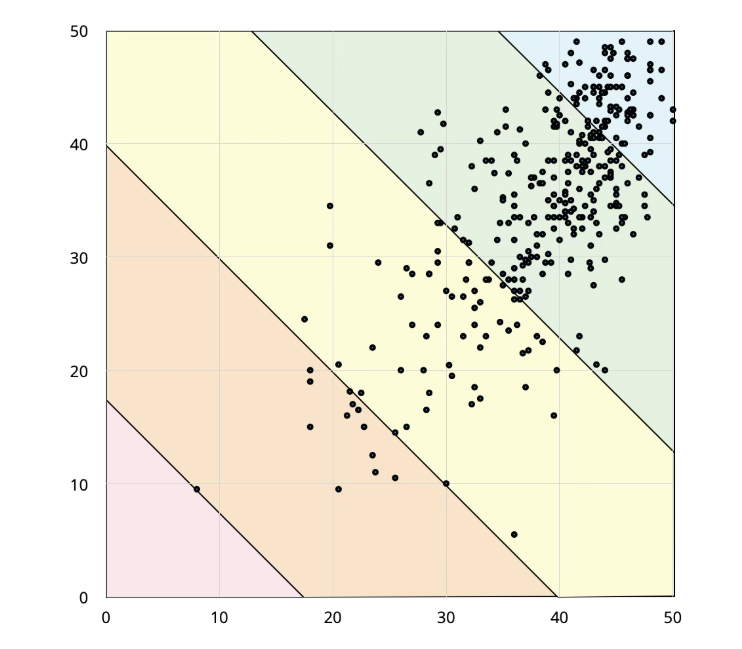
#> input picture image.png, 742 x 649 px
$ python -i detector.py   (imports and definitions only)
#> lines starting #> are read from the running program, lines starting #| are printed output that depends on the picture; after the words box and inside, x2 and y2 are one past the last pixel; in counts of white or black regions, pixels touching at a corner belong together
import cv2
import numpy as np
from typing import List, Tuple, Optional


def detect_points(
    image_path: str,
    min_area: int = 5,
    max_area: int = 600,
    min_circularity: float = 0.3,
    threshold_value: int = 80,
    plot_bounds: Optional[Tuple[int, int, int, int]] = None
) -> List[Tuple[int, int]]:
    """
    Detect scatter points in an image.

    Args:
        image_path: Path to the image file
        min_area: Minimum contour area to consider
        max_area: Maximum contour area to consider
        min_circularity: Minimum circularity (0-1) to filter non-circular shapes
        threshold_value: Binary threshold value for point detection
        plot_bounds: Optional (x_min, y_min, x_max, y_max) to restrict detection area

    Returns:
        List of (pixel_x, pixel_y) tuples for each detected point.
    """
#> called with image_path = '../../image.png', min_area = 5, max_area = 600, min_circularity = 0.3, threshold_value = 80
    # Load image and convert to grayscale
    image = cv2.imread(image_path)
#> image is the input picture: shape (649, 742, 3); mean B, G, R 223.1, 238.3, 240.7
    if image is None:
        raise ValueError(f"Could not load image: {image_path}")

    gray = cv2.cvtColor(image, cv2.COLOR_BGR2GRAY)
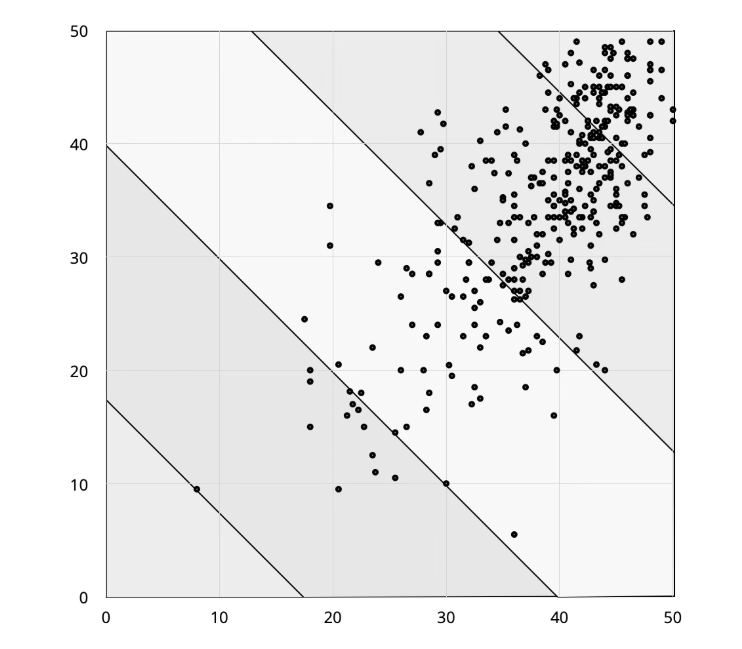
#> gray: shape (649, 742); min 0, max 255, mean 237.2

    # Apply Gaussian blur to reduce noise
    blurred = cv2.GaussianBlur(gray, (5, 5), 0)

    # Apply binary threshold to isolate dark points
    # Using THRESH_BINARY_INV to make dark points white
    _, thresh = cv2.threshold(blurred, threshold_value, 255, cv2.THRESH_BINARY_INV)
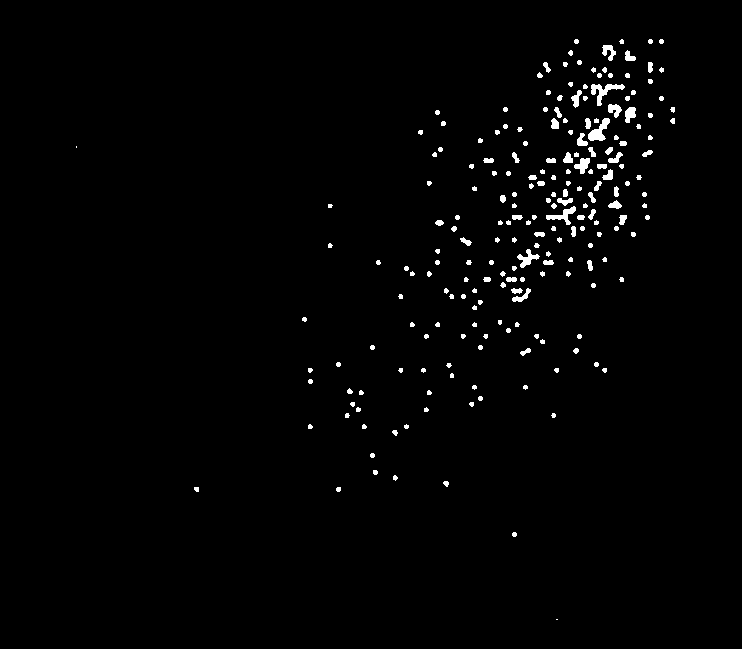
#> thresh: shape (649, 742); 1.5% white; 217 white regions (26 under 20 px)

    # Find contours of detected blobs
    contours, _ = cv2.findContours(thresh, cv2.RETR_EXTERNAL, cv2.CHAIN_APPROX_SIMPLE)
#> contours = 217 contours, 166 with area under 20; largest, box (x1, y1, x2, y2) and area: (591, 84, 625, 106) 214, (588, 118, 610, 141) 208, (546, 206, 576, 225) 158, (517, 249, 540, 268) 144, (574, 158, 590, 174) 121

    detected_points = []

    for contour in contours:
        # Calculate contour properties
        area = cv2.contourArea(contour)

        # Filter by area
        if area < min_area or area > max_area:
            continue

        # Calculate circularity: 4 * pi * area / perimeter^2
        perimeter = cv2.arcLength(contour, True)
        if perimeter == 0:
            continue

        circularity = 4 * np.pi * area / (perimeter * perimeter)

        # Filter by circularity (points should be roughly circular)
        if circularity < min_circularity:
            continue

        # Find centroid using moments
        M = cv2.moments(contour)
        if M["m00"] == 0:
            continue

        cx = int(M["m10"] / M["m00"])
        cy = int(M["m01"] / M["m00"])

        # Filter by plot bounds if provided
        if plot_bounds is not None:
            x_min, y_min, x_max, y_max = plot_bounds
            if not (x_min <= cx <= x_max and y_min <= cy <= y_max):
                continue

        detected_points.append((cx, cy))
#> this loop made 217 passes
#> (area, perimeter, circularity, cx, cy) on passes 36, 57, 58: (33.5, 27.56, 0.554, 525, 351), (78, 54.28, 0.333, 521, 296), (36.5, 29.56, 0.525, 516, 290)
#> after the loop, detected_points = 211 pairs, first value 196 to 672, second value 41 to 534

    return detected_points

>>> result = detect_points('../../image.png')
#> result has the same summary as detected_points in detect_points
